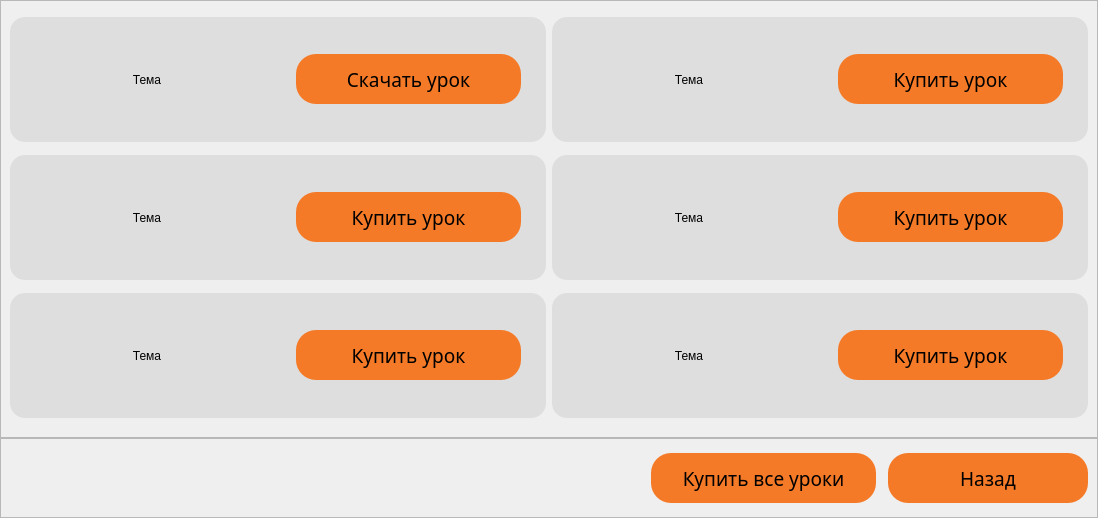
             <widget class="QWidget" name="scrollAreaWidgetContents">
              <property name="geometry">
               <rect>
                <x>0</x>
                <y>0</y>
                <width>1098</width>
                <height>518</height>
               </rect>
              </property>
              <property name="minimumSize">
               <size>
                <width>0</width>
                <height>518</height>
               </size>
              </property>
              <property name="maximumSize">
               <size>
                <width>16777215</width>
                <height>500</height>
               </size>
              </property>
              <layout class="QVBoxLayout" name="verticalLayout_7">
               <property name="spacing">
                <number>0</number>
               </property>
               <property name="leftMargin">
                <number>0</number>
               </property>
               <property name="topMargin">
                <number>0</number>
               </property>
               <property name="rightMargin">
                <number>0</number>
               </property>
               <property name="bottomMargin">
                <number>0</number>
               </property>
               <item>
                <widget class="QFrame" name="frame_12">
                 <property name="frameShape">
                  <enum>QFrame::StyledPanel</enum>
                 </property>
                 <property name="frameShadow">
                  <enum>QFrame::Raised</enum>
                 </property>
                 <layout class="QGridLayout" name="gridLayout_3">
                  <item row="0" column="0">
                   <widget class="QFrame" name="frame_14">
                    <property name="minimumSize">
                     <size>
                      <width>0</width>
                      <height>125</height>
                     </size>
                    </property>
                    <property name="maximumSize">
                     <size>
                      <width>16777215</width>
                      <height>125</height>
                     </size>
                    </property>
                    <property name="styleSheet">
                     <string notr="true">background-color: #DEDEDE;
border-radius: 15px;</string>
                    </property>
                    <property name="frameShape">
                     <enum>QFrame::StyledPanel</enum>
                    </property>
                    <property name="frameShadow">
                     <enum>QFrame::Raised</enum>
                    </property>
                    <layout class="QHBoxLayout" name="horizontalLayout_10">
                     <item>
                      <widget class="QFrame" name="frame_15">
                       <property name="frameShape">
                        <enum>QFrame::StyledPanel</enum>
                       </property>
                       <property name="frameShadow">
                        <enum>QFrame::Raised</enum>
                       </property>
                       <layout class="QHBoxLayout" name="horizontalLayout_11">
                        <item>
                         <widget class="QLabel" name="label_3">
                          <property name="styleSheet">
                           <string notr="true">font: 63 18pt &quot;Montserrat SemiBold&quot;;</string>
                          </property>
                          <property name="text">
                           <string>Тема</string>
                          </property>
                          <property name="alignment">
                           <set>Qt::AlignCenter</set>
                          </property>
                         </widget>
                        </item>
                       </layout>
                      </widget>
                     </item>
                     <item>
                      <widget class="QFrame" name="frame_16">
                       <property name="frameShape">
                        <enum>QFrame::StyledPanel</enum>
                       </property>
                       <property name="frameShadow">
                        <enum>QFrame::Raised</enum>
                       </property>
                       <layout class="QHBoxLayout" name="horizontalLayout_12">
                        <item>
                         <widget class="QPushButton" name="pushButton_25">
                          <property name="minimumSize">
                           <size>
                            <width>225</width>
                            <height>50</height>
                           </size>
                          </property>
                          <property name="maximumSize">
                           <size>
                            <width>225</width>
                            <height>50</height>
                           </size>
                          </property>
                          <property name="font">
                           <font>
                            <family>Montserrat SemiBold</family>
                            <pointsize>14</pointsize>
                            <weight>7</weight>
                            <italic>false</italic>
                            <bold>false</bold>
                           </font>
                          </property>
                          <property name="styleSheet">
                           <string notr="true">QPushButton{
	background-color: #F57A27;
	border: 0;
	border-radius: 20px;
	font: 63 14pt &quot;Montserrat SemiBold&quot;;
}

QPushButton:hover{
	background-color: #D63201;
	color: #fff;
}</string>
                          </property>
                          <property name="text">
                           <string>Скачать урок</string>
                          </property>
                         </widget>
                        </item>
                       </layout>
                      </widget>
                     </item>
                    </layout>
                   </widget>
                  </item>
                  <item row="0" column="1">
                   <widget class="QFrame" name="frame_23">
                    <property name="styleSheet">
                     <string notr="true">background-color: #DEDEDE;
border-radius: 15px;</string>
                    </property>
                    <property name="frameShape">
                     <enum>QFrame::StyledPanel</enum>
                    </property>
                    <property name="frameShadow">
                     <enum>QFrame::Raised</enum>
                    </property>
                    <layout class="QHBoxLayout" name="horizontalLayout_19">
                     <item>
                      <widget class="QFrame" name="frame_24">
                       <property name="frameShape">
                        <enum>QFrame::StyledPanel</enum>
                       </property>
                       <property name="frameShadow">
                        <enum>QFrame::Raised</enum>
                       </property>
                       <layout class="QHBoxLayout" name="horizontalLayout_20">
                        <item>
                         <widget class="QLabel" name="label_6">
                          <property name="styleSheet">
                           <string notr="true">font: 63 18pt &quot;Montserrat SemiBold&quot;;</string>
                          </property>
                          <property name="text">
                           <string>Тема</string>
                          </property>
                          <property name="alignment">
                           <set>Qt::AlignCenter</set>
                          </property>
                         </widget>
                        </item>
                       </layout>
                      </widget>
                     </item>
                     <item>
                      <widget class="QFrame" name="frame_25">
                       <property name="frameShape">
                        <enum>QFrame::StyledPanel</enum>
                       </property>
                       <property name="frameShadow">
                        <enum>QFrame::Raised</enum>
                       </property>
                       <layout class="QHBoxLayout" name="horizontalLayout_21">
                        <item>
                         <widget class="QPushButton" name="pushButton_28">
                          <property name="minimumSize">
                           <size>
                            <width>225</width>
                            <height>50</height>
                           </size>
                          </property>
                          <property name="maximumSize">
                           <size>
                            <width>225</width>
                            <height>50</height>
                           </size>
                          </property>
                          <property name="font">
                           <font>
                            <family>Montserrat SemiBold</family>
                            <pointsize>14</pointsize>
                            <weight>7</weight>
                            <italic>false</italic>
                            <bold>false</bold>
                           </font>
                          </property>
                          <property name="styleSheet">
                           <string notr="true">QPushButton{
	background-color: #F57A27;
	border: 0;
	border-radius: 20px;
	font: 63 14pt &quot;Montserrat SemiBold&quot;;
}

QPushButton:hover{
	background-color: #D63201;
	color: #fff;
}</string>
                          </property>
                          <property name="text">
                           <string>Купить урок</string>
                          </property>
                         </widget>
                        </item>
                       </layout>
                      </widget>
                     </item>
                    </layout>
                   </widget>
                  </item>
                  <item row="1" column="0">
                   <widget class="QFrame" name="frame_17">
                    <property name="minimumSize">
                     <size>
                      <width>0</width>
                      <height>125</height>
                     </size>
                    </property>
                    <property name="maximumSize">
                     <size>
                      <width>16777215</width>
                      <height>125</height>
                     </size>
                    </property>
                    <property name="styleSheet">
                     <string notr="true">background-color: #DEDEDE;
border-radius: 15px;</string>
                    </property>
                    <property name="frameShape">
                     <enum>QFrame::StyledPanel</enum>
                    </property>
                    <property name="frameShadow">
                     <enum>QFrame::Raised</enum>
                    </property>
                    <layout class="QHBoxLayout" name="horizontalLayout_13">
                     <item>
                      <widget class="QFrame" name="frame_18">
                       <property name="frameShape">
                        <enum>QFrame::StyledPanel</enum>
                       </property>
                       <property name="frameShadow">
                        <enum>QFrame::Raised</enum>
                       </property>
                       <layout class="QHBoxLayout" name="horizontalLayout_14">
                        <item>
                         <widget class="QLabel" name="label_4">
                          <property name="styleSheet">
                           <string notr="true">font: 63 18pt &quot;Montserrat SemiBold&quot;;</string>
                          </property>
                          <property name="text">
                           <string>Тема</string>
                          </property>
                          <property name="alignment">
                           <set>Qt::AlignCenter</set>
                          </property>
                         </widget>
                        </item>
                       </layout>
                      </widget>
                     </item>
                     <item>
                      <widget class="QFrame" name="frame_19">
                       <property name="frameShape">
                        <enum>QFrame::StyledPanel</enum>
                       </property>
                       <property name="frameShadow">
                        <enum>QFrame::Raised</enum>
                       </property>
                       <layout class="QHBoxLayout" name="horizontalLayout_15">
                        <item>
                         <widget class="QPushButton" name="pushButton_26">
                          <property name="minimumSize">
                           <size>
                            <width>225</width>
                            <height>50</height>
                           </size>
                          </property>
                          <property name="maximumSize">
                           <size>
                            <width>225</width>
                            <height>50</height>
                           </size>
                          </property>
                          <property name="font">
                           <font>
                            <family>Montserrat SemiBold</family>
                            <pointsize>14</pointsize>
                            <weight>7</weight>
                            <italic>false</italic>
                            <bold>false</bold>
                           </font>
                          </property>
                          <property name="styleSheet">
                           <string notr="true">QPushButton{
	background-color: #F57A27;
	border: 0;
	border-radius: 20px;
	font: 63 14pt &quot;Montserrat SemiBold&quot;;
}

QPushButton:hover{
	background-color: #D63201;
	color: #fff;
}</string>
                          </property>
                          <property name="text">
                           <string>Купить урок</string>
                          </property>
                         </widget>
                        </item>
                       </layout>
                      </widget>
                     </item>
                    </layout>
                   </widget>
                  </item>
                  <item row="1" column="1">
                   <widget class="QFrame" name="frame_26">
                    <property name="styleSheet">
                     <string notr="true">background-color: #DEDEDE;
border-radius: 15px;</string>
                    </property>
                    <property name="frameShape">
                     <enum>QFrame::StyledPanel</enum>
                    </property>
                    <property name="frameShadow">
                     <enum>QFrame::Raised</enum>
                    </property>
                    <layout class="QHBoxLayout" name="horizontalLayout_22">
                     <item>
                      <widget class="QFrame" name="frame_27">
                       <property name="frameShape">
                        <enum>QFrame::StyledPanel</enum>
                       </property>
                       <property name="frameShadow">
                        <enum>QFrame::Raised</enum>
                       </property>
                       <layout class="QHBoxLayout" name="horizontalLayout_23">
                        <item>
                         <widget class="QLabel" name="label_7">
                          <property name="styleSheet">
                           <string notr="true">font: 63 18pt &quot;Montserrat SemiBold&quot;;</string>
                          </property>
                          <property name="text">
                           <string>Тема</string>
                          </property>
                          <property name="alignment">
                           <set>Qt::AlignCenter</set>
                          </property>
                         </widget>
                        </item>
                       </layout>
                      </widget>
                     </item>
                     <item>
                      <widget class="QFrame" name="frame_28">
                       <property name="frameShape">
                        <enum>QFrame::StyledPanel</enum>
                       </property>
                       <property name="frameShadow">
                        <enum>QFrame::Raised</enum>
                       </property>
                       <layout class="QHBoxLayout" name="horizontalLayout_24">
                        <item>
                         <widget class="QPushButton" name="pushButton_29">
                          <property name="minimumSize">
                           <size>
                            <width>225</width>
                            <height>50</height>
                           </size>
                          </property>
                          <property name="maximumSize">
                           <size>
                            <width>225</width>
                            <height>50</height>
                           </size>
                          </property>
                          <property name="font">
                           <font>
                            <family>Montserrat SemiBold</family>
                            <pointsize>14</pointsize>
                            <weight>7</weight>
                            <italic>false</italic>
                            <bold>false</bold>
                           </font>
                          </property>
                          <property name="styleSheet">
                           <string notr="true">QPushButton{
	background-color: #F57A27;
	border: 0;
	border-radius: 20px;
	font: 63 14pt &quot;Montserrat SemiBold&quot;;
}

QPushButton:hover{
	background-color: #D63201;
	color: #fff;
}</string>
                          </property>
                          <property name="text">
                           <string>Купить урок</string>
                          </property>
                         </widget>
                        </item>
                       </layout>
                      </widget>
                     </item>
                    </layout>
                   </widget>
                  </item>
                  <item row="2" column="0">
                   <widget class="QFrame" name="frame_20">
                    <property name="minimumSize">
                     <size>
                      <width>0</width>
                      <height>125</height>
                     </size>
                    </property>
                    <property name="maximumSize">
                     <size>
                      <width>16777215</width>
                      <height>125</height>
                     </size>
                    </property>
                    <property name="styleSheet">
                     <string notr="true">background-color: #DEDEDE;
border-radius: 15px;</string>
                    </property>
                    <property name="frameShape">
                     <enum>QFrame::StyledPanel</enum>
                    </property>
                    <property name="frameShadow">
                     <enum>QFrame::Raised</enum>
                    </property>
                    <layout class="QHBoxLayout" name="horizontalLayout_16">
                     <item>
                      <widget class="QFrame" name="frame_21">
                       <property name="frameShape">
                        <enum>QFrame::StyledPanel</enum>
                       </property>
                       <property name="frameShadow">
                        <enum>QFrame::Raised</enum>
                       </property>
                       <layout class="QHBoxLayout" name="horizontalLayout_17">
                        <item>
                         <widget class="QLabel" name="label_5">
                          <property name="styleSheet">
                           <string notr="true">font: 63 18pt &quot;Montserrat SemiBold&quot;;</string>
                          </property>
                          <property name="text">
                           <string>Тема</string>
                          </property>
                          <property name="alignment">
                           <set>Qt::AlignCenter</set>
                          </property>
                         </widget>
                        </item>
                       </layout>
                      </widget>
                     </item>
                     <item>
                      <widget class="QFrame" name="frame_22">
                       <property name="frameShape">
                        <enum>QFrame::StyledPanel</enum>
                       </property>
                       <property name="frameShadow">
                        <enum>QFrame::Raised</enum>
                       </property>
                       <layout class="QHBoxLayout" name="horizontalLayout_18">
                        <item>
                         <widget class="QPushButton" name="pushButton_27">
                          <property name="minimumSize">
                           <size>
                            <width>225</width>
                            <height>50</height>
                           </size>
                          </property>
                          <property name="maximumSize">
                           <size>
                            <width>225</width>
                            <height>50</height>
                           </size>
                          </property>
                          <property name="font">
                           <font>
                            <family>Montserrat SemiBold</family>
                            <pointsize>14</pointsize>
                            <weight>7</weight>
                            <italic>false</italic>
                            <bold>false</bold>
                           </font>
                          </property>
                          <property name="styleSheet">
                           <string notr="true">QPushButton{
	background-color: #F57A27;
	border: 0;
	border-radius: 20px;
	font: 63 14pt &quot;Montserrat SemiBold&quot;;
}

QPushButton:hover{
	background-color: #D63201;
	color: #fff;
}</string>
                          </property>
                          <property name="text">
                           <string>Купить урок</string>
                          </property>
                         </widget>
                        </item>
                       </layout>
                      </widget>
                     </item>
                    </layout>
                   </widget>
                  </item>
                  <item row="2" column="1">
                   <widget class="QFrame" name="frame_29">
                    <property name="styleSheet">
                     <string notr="true">background-color: #DEDEDE;
border-radius: 15px;</string>
                    </property>
                    <property name="frameShape">
                     <enum>QFrame::StyledPanel</enum>
                    </property>
                    <property name="frameShadow">
                     <enum>QFrame::Raised</enum>
                    </property>
                    <layout class="QHBoxLayout" name="horizontalLayout_25">
                     <item>
                      <widget class="QFrame" name="frame_30">
                       <property name="frameShape">
                        <enum>QFrame::StyledPanel</enum>
                       </property>
                       <property name="frameShadow">
                        <enum>QFrame::Raised</enum>
                       </property>
                       <layout class="QHBoxLayout" name="horizontalLayout_26">
                        <item>
                         <widget class="QLabel" name="label_8">
                          <property name="styleSheet">
                           <string notr="true">font: 63 18pt &quot;Montserrat SemiBold&quot;;</string>
                          </property>
                          <property name="text">
                           <string>Тема</string>
                          </property>
                          <property name="alignment">
                           <set>Qt::AlignCenter</set>
                          </property>
                         </widget>
                        </item>
                       </layout>
                      </widget>
                     </item>
                     <item>
                      <widget class="QFrame" name="frame_31">
                       <property name="frameShape">
                        <enum>QFrame::StyledPanel</enum>
                       </property>
                       <property name="frameShadow">
                        <enum>QFrame::Raised</enum>
                       </property>
                       <layout class="QHBoxLayout" name="horizontalLayout_27">
                        <item>
                         <widget class="QPushButton" name="pushButton_30">
                          <property name="minimumSize">
                           <size>
                            <width>225</width>
                            <height>50</height>
                           </size>
                          </property>
                          <property name="maximumSize">
                           <size>
                            <width>225</width>
                            <height>50</height>
                           </size>
                          </property>
                          <property name="font">
                           <font>
                            <family>Montserrat SemiBold</family>
                            <pointsize>14</pointsize>
                            <weight>7</weight>
                            <italic>false</italic>
                            <bold>false</bold>
                           </font>
                          </property>
                          <property name="styleSheet">
                           <string notr="true">QPushButton{
	background-color: #F57A27;
	border: 0;
	border-radius: 20px;
	font: 63 14pt &quot;Montserrat SemiBold&quot;;
}

QPushButton:hover{
	background-color: #D63201;
	color: #fff;
}</string>
                          </property>
                          <property name="text">
                           <string>Купить урок</string>
                          </property>
                         </widget>
                        </item>
                       </layout>
                      </widget>
                     </item>
                    </layout>
                   </widget>
                  </item>
                 </layout>
                </widget>
               </item>
               <item>
                <widget class="QFrame" name="frame_13">
                 <property name="minimumSize">
                  <size>
                   <width>0</width>
                   <height>80</height>
                  </size>
                 </property>
                 <property name="maximumSize">
                  <size>
                   <width>16777215</width>
                   <height>80</height>
                  </size>
                 </property>
                 <property name="frameShape">
                  <enum>QFrame::StyledPanel</enum>
                 </property>
                 <property name="frameShadow">
                  <enum>QFrame::Raised</enum>
                 </property>
                 <layout class="QHBoxLayout" name="horizontalLayout_9">
                  <property name="spacing">
                   <number>12</number>
                  </property>
                  <item>
                   <spacer name="horizontalSpacer_3">
                    <property name="orientation">
                     <enum>Qt::Horizontal</enum>
                    </property>
                    <property name="sizeHint" stdset="0">
                     <size>
                      <width>40</width>
                      <height>20</height>
                     </size>
                    </property>
                   </spacer>
                  </item>
                  <item>
                   <widget class="QPushButton" name="pushButton_24">
                    <property name="minimumSize">
                     <size>
                      <width>225</width>
                      <height>50</height>
                     </size>
                    </property>
                    <property name="maximumSize">
                     <size>
                      <width>225</width>
                      <height>50</height>
                     </size>
                    </property>
                    <property name="font">
                     <font>
                      <family>Montserrat SemiBold</family>
                      <pointsize>14</pointsize>
                      <weight>7</weight>
                      <italic>false</italic>
                      <bold>false</bold>
                     </font>
                    </property>
                    <property name="styleSheet">
                     <string notr="true">QPushButton{
	background-color: #F57A27;
	border: 0;
	border-radius: 20px;
	font: 63 14pt &quot;Montserrat SemiBold&quot;;
}

QPushButton:hover{
	background-color: #D63201;
	color: #fff;
}</string>
                    </property>
                    <property name="text">
                     <string>Купить все уроки</string>
                    </property>
                   </widget>
                  </item>
                  <item>
                   <widget class="QPushButton" name="pushButton_23">
                    <property name="minimumSize">
                     <size>
                      <width>200</width>
                      <height>50</height>
                     </size>
                    </property>
                    <property name="maximumSize">
                     <size>
                      <width>200</width>
                      <height>50</height>
                     </size>
                    </property>
                    <property name="font">
                     <font>
                      <family>Montserrat SemiBold</family>
                      <pointsize>14</pointsize>
                      <weight>7</weight>
                      <italic>false</italic>
                      <bold>false</bold>
                     </font>
                    </property>
                    <property name="styleSheet">
                     <string notr="true">QPushButton{
	background-color: #F57A27;
	border: 0;
	border-radius: 20px;
	font: 63 14pt &quot;Montserrat SemiBold&quot;;
}

QPushButton:hover{
	background-color: #D63201;
	color: #fff;
}</string>
                    </property>
                    <property name="text">
                     <string>Назад</string>
                    </property>
                   </widget>
                  </item>
                 </layout>
                </widget>
               </item>
              </layout>
             </widget>
